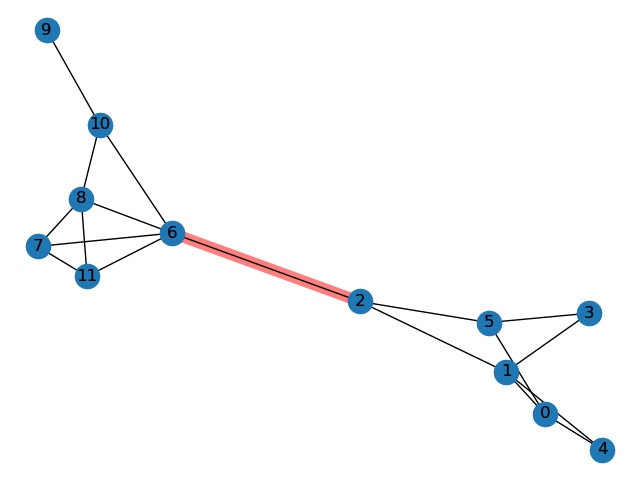

Write the Python code that produced this figure.
import networkx as nx
import matplotlib.pyplot as plt
Node = nx.Graph()
         
Node.add_edges_from([(7, 11) ,
            (7, 8) ,
            (7, 6) ,
            (8, 11) ,
            (8, 6) ,
            (8, 10) ,
            (10, 9) ,
            (10, 6) ,
            (11, 6)])
            
Node.add_edges_from([(6, 2),
            (2, 5) ,
            (2, 1) ,
            (5, 3) ,
            (5, 0) ,
            (3, 1) ,
            (1, 0) ,
            (1, 4) ,
            (0, 4)])

pos = nx.spring_layout(Node)
nx.edge_betweenness_centrality(Node, k=None, normalized=True)
nx.draw(Node, pos, with_labels=True, edgelist=[(6,2)],width=8, alpha=0.5, edge_color='r')
nx.draw(Node, pos, with_labels=True)
fig = plt.gcf()
plt.show()
fig.savefig('Graph_2.png')


